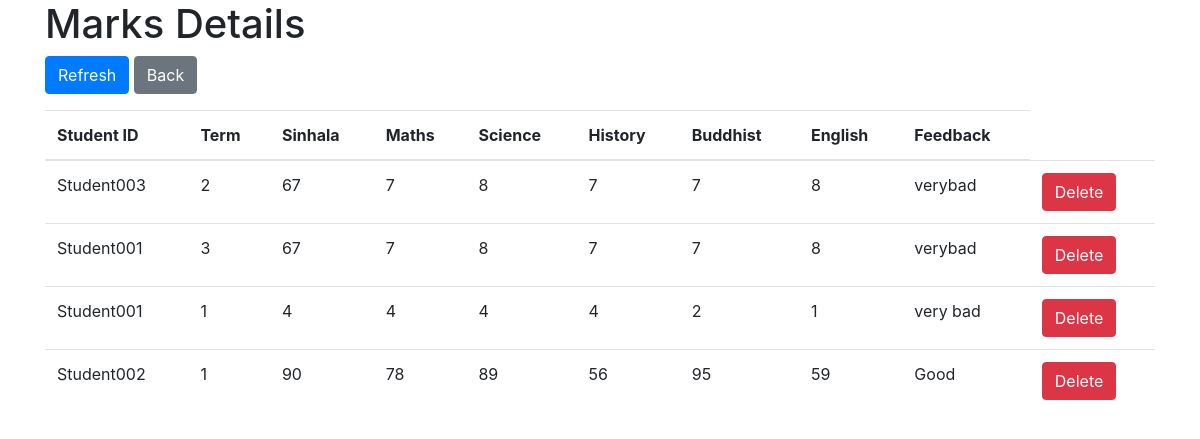
Screenshot of /viewMarks.php with the database file from the repository.
### tables this page shows
CREATE TABLE IF NOT EXISTS `marks` (
  `SID` varchar(50) NOT NULL,
  `Term` varchar(5) NOT NULL,
  `Sinhala` int NOT NULL,
  `Maths` int NOT NULL,
  `Science` int NOT NULL,
  `History` int NOT NULL,
  `Buddhist` int NOT NULL,
  `English` int NOT NULL,
  `feedback` varchar(50) NOT NULL
);

### viewMarks.php (the view, shortened to what this page needs)
<?php
$servername = "localhost";
$username = "root";
$password = "";
$database = "studentmarksdisplaysystem";
$connection = new mysqli($servername, $username, $password, $database);
$query = "SELECT * FROM marks";
$result = $connection->query($query);
?>
<!DOCTYPE html>
<html lang="en">
<head>
    <link rel="stylesheet" href="https://stackpath.bootstrapcdn.com/bootstrap/4.5.2/css/bootstrap.min.css">
</head>
<body>
    <div class="container">
        <h1>Marks Details</h1>
        <div class="mb-3">
            <button class="btn btn-primary" onclick="location.reload()">Refresh</button>
            <a href="addmarks.php" class="btn btn-secondary">Back</a>
        </div>
        <table class="table">
            <thead>
                <th>Student ID</th>
                <th>Term</th>
                <th>Sinhala</th>
                <th>Maths</th>
                <th>Science</th>
                <th>History</th>
                <th>Buddhist</th>
                <th>English</th>
                <th>Feedback</th>
            </thead>
            <tbody>
                <?php
                if ($result->num_rows > 0) {
                    while ($row = $result->fetch_assoc()) {
                        echo "<tr>";
                        echo "<td>" . (isset($row['SID']) ? $row['SID'] : '') . "</td>";
                        echo "<td>" . (isset($row['Term']) ? $row['Term'] : '') . "</td>";
                        echo "<td>" . (isset($row['Sinhala']) ? $row['Sinhala'] : '') . "</td>";
                        echo "<td>" . (isset($row['Maths']) ? $row['Maths'] : '') . "</td>";
                        echo "<td>" . (isset($row['Science']) ? $row['Science'] : '') . "</td>";
                        echo "<td>" . (isset($row['History']) ? $row['History'] : '') . "</td>";
                        echo "<td>" . (isset($row['Buddhist']) ? $row['Buddhist'] : '') . "</td>";
                        echo "<td>" . (isset($row['English']) ? $row['English'] : '') . "</td>";
                        echo "<td>" . (isset($row['feedback']) ? $row['feedback'] : '') . "</td>";
                        echo "<td>";
                        echo "<form method='post' action=''>";
                        echo "<button type='submit' name='delete' class='btn btn-danger'>Delete</button>";
                        echo "</form>";
                        echo "</td>";
                        echo "</tr>";
                    }
                } else {
                    echo "<tr><td colspan='9'>No marks found</td></tr>";
                }
                ?>
            </tbody>
        </table>
    </div>
</body>
</html>

### rows the page displays
marks: SID "Student003", Term "2", Sinhala "67", Maths "7", Science "8", History "7", Buddhist "7", English "8", feedback "verybad"
marks: SID "Student001", Term "3", Sinhala "67", Maths "7", Science "8", History "7", Buddhist "7", English "8", feedback "verybad"
marks: SID "Student001", Term "1", Sinhala "4", Maths "4", Science "4", History "4", Buddhist "2", English "1", feedback "very bad"
marks: SID "Student002", Term "1", Sinhala "90", Maths "78", Science "89", History "56", Buddhist "95", English "59", feedback "Good"
